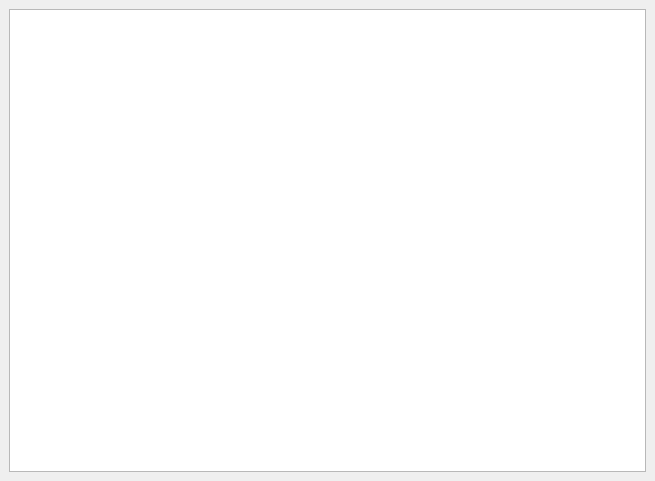
<?xml version="1.0" encoding="UTF-8"?>
<ui version="4.0">
 <class>qf::qmlwidgets::TextEditWidget</class>
 <widget class="QWidget" name="qf::qmlwidgets::TextEditWidget">
  <property name="geometry">
   <rect>
    <x>0</x>
    <y>0</y>
    <width>655</width>
    <height>481</height>
   </rect>
  </property>
  <property name="windowTitle">
   <string>Form</string>
  </property>
  <layout class="QVBoxLayout">
   <property name="spacing">
    <number>6</number>
   </property>
   <property name="leftMargin">
    <number>9</number>
   </property>
   <property name="topMargin">
    <number>9</number>
   </property>
   <property name="rightMargin">
    <number>9</number>
   </property>
   <property name="bottomMargin">
    <number>9</number>
   </property>
   <item>
    <widget class="QTextEdit" name="editor">
     <property name="lineWrapMode">
      <enum>QTextEdit::NoWrap</enum>
     </property>
     <property name="acceptRichText">
      <bool>false</bool>
     </property>
    </widget>
   </item>
  </layout>
 </widget>
 <resources/>
 <connections/>
</ui>
